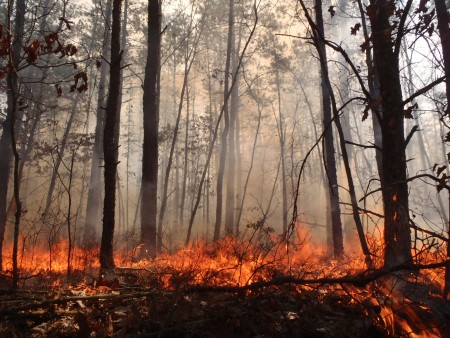
#> input picture src/fireFightingRobotSrc/Dataset/fire/fire.10.png, 450 x 338 px, given in place of the camera
$ python detectFireWithCamera.py
#> lines starting #> are read from the running program, lines starting #| are printed output that depends on the picture; after the words box and inside, x2 and y2 are one past the last pixel; in counts of white or black regions, pixels touching at a corner belong together
import cv2
import numpy as np
from sklearn.svm import SVC
import os
import pickle

# Function to extract features from an image
def extract_features(image):
    # Convert image to HSV color space
    hsv_image = cv2.cvtColor(image, cv2.COLOR_BGR2HSV)

    # Thresholding to isolate regions with high intensity and low saturation
    lower_bound = np.array([0, 50, 50])
    upper_bound = np.array([30, 255, 255])
    mask = cv2.inRange(hsv_image, lower_bound, upper_bound)

    # Calculate the percentage of pixels that satisfy the thresholding
    fire_percentage = np.sum(mask == 255) / (image.shape[0] * image.shape[1])

    return fire_percentage

# Load trained SVM classifier
svm_classifier = SVC(kernel='linear')
svm_classifier_path = "svm_classifier.pkl"  # Change this to the path of your trained SVM classifier
if os.path.exists(svm_classifier_path):
    with open(svm_classifier_path, 'rb') as f:
#> (reads src/fireFightingRobotSrc/svm_classifier.pkl from the repository)
        svm_classifier = pickle.load(f)
else:
    print("Trained SVM classifier not found. Please train a classifier first.")
    exit()

# Function to detect fire using the camera
def detect_fire():
    # Open camera
    cap = cv2.VideoCapture(0)

    while True:
        # Capture frame-by-frame
        ret, frame = cap.read()
#> frame is the input picture: shape (338, 450, 3); mean B, G, R 79, 92.3, 118.7

        # Preprocess image
        processed_image = cv2.resize(frame, (224, 224))  # Resize image to match input size of the model
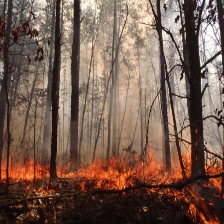
#> processed_image: shape (224, 224, 3); mean B, G, R 78.9, 92.2, 118.6

        # Extract features
        features = extract_features(processed_image)
#> in extract_features, `hsv_image = cv2.cvtColor(image, cv2.COLOR_BGR2HSV)`: hsv_image: shape (224, 224, 3); mean H, S, V 20.3, 97.3, 118.6
#> in extract_features, `mask = cv2.inRange(hsv_image, lower_bound, upper_bound)`:
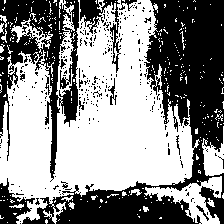
#> mask: shape (224, 224); 55.6% white; 295 black regions (279 under 20 px), largest, box (x1, y1, x2, y2) and area: (22, 0, 224, 224) 13998, (0, 0, 79, 182) 5502, (80, 0, 121, 73) 788
#> in extract_features, `fire_percentage = np.sum(mask == 255) / (image.shape[0] * image.shape[..`: fire_percentage = 0.556
#> features = 0.556

        # Make prediction using the trained model
        prediction = svm_classifier.predict([[features]])
#> prediction = [0]

        # Print result
        if prediction == 0:
            print("Fire detected!")
        else:
            print("No fire detected.")

        # Display the resulting frame
        cv2.imshow('Fire Detection', frame)

        # Break the loop if 'q' is pressed
        if cv2.waitKey(1) & 0xFF == ord('q'):
#> (key q is pressed here)
            break

    # Release the camera
    cap.release()
    cv2.destroyAllWindows()

# Call the function to start fire detection using the camera
detect_fire()
